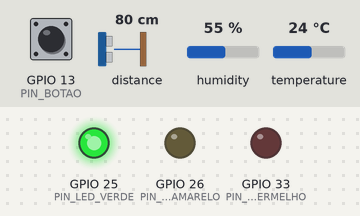
Recording of a sketch running on a simulated ESP32. Shown: output pins drawn as LEDs (lit = HIGH). The inputs (shaded band) are chosen by the test bench; at power-on: distance to the obstacle 80 cm, GPIO 13 (PIN_BOTAO) HIGH, humidity 55 %, temperature 24 °C. The echo pulse lasts 58.3 µs per cm; WiFi joins after 1.5 s; servers stay silent unless stated; the local clock reads 2024-03-15 10:24:30 at power-on unless the sketch sets it; random numbers use the default seed unless the sketch sets one; no MQTT or app messages arrive unless stated; what the sketch prints to the serial monitor is not drawn.

Above: at 6.3 s.
6.4 s: distance to the obstacle set to 82 cm
At 7.8 s:
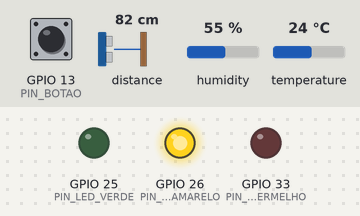
16.6 s: GPIO 13 (PIN_BOTAO) pulled LOW for 0.15 s
At 16.75 s:
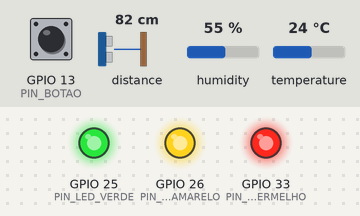
18.4 s: distance to the obstacle set to 86 cm
At 19.8 s:
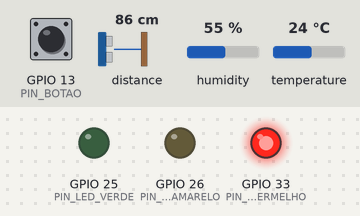
Timing chart, 0 to 21.4 s (numbered marks = the images above; inputs shaded):
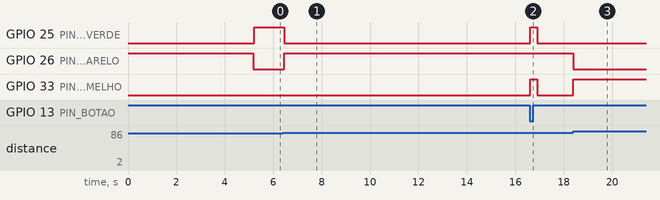

The sketch:

esp32_citizentech.ino
```cpp
/*
 * ============================================================================
 *  CitizenTech – Módulo IoT "Monitor de Pavimento"
 * ============================================================================
 *  ESP32 instalado em um veículo de serviço (ou maquete) que monitora a via:
 *
 *   - VL53L0X (ToF, I2C) ...... aponta para o solo; mede a distância e estima a
 *                               PROFUNDIDADE de buracos/irregularidades em
 *                               relação a uma altura de referência calibrada.
 *   - DHT22 ................... temperatura e umidade. Umidade alta indica pista
 *                               molhada/chuva: a infiltração de água acelera a
 *                               formação de buracos e aumenta o risco.
 *   - Trecho da via ........... GPS SIMULADO: o servidor informa o trecho
 *                               atual por comando MQTT (iot/definir_trecho.py).
 *   - Botão ................... reporte manual do motorista/agente ("passei
 *                               num buraco aqui").
 *   - LEDs .................... ação local: verde = ok, amarelo = atenção,
 *                               vermelho = buraco grave / trecho crítico.
 *
 *  Fluxo:  sensores -> ESP32 -> MQTT -> receptor (banco) -> Agente GenAI
 *  O ESP32 também ASSINA um tópico de comando, para receber alertas do
 *  back-end (ex.: "trecho crítico à frente") e o comando de recalibração.
 *
 *  Bibliotecas (Arduino IDE > Gerenciar Bibliotecas):
 *   - PubSubClient (Nick O'Leary)
 *   - VL53L0X (Pololu)
 *   - DHT sensor library (Adafruit) + Adafruit Unified Sensor
 * ============================================================================
 */
#include <WiFi.h>
#include <PubSubClient.h>
#include <Wire.h>
#include <VL53L0X.h>
#include <DHT.h>
#include <time.h>

// ======================= CONFIGURAÇÃO (edite aqui) ==========================
const char* WIFI_SSID    = "SUA_REDE";
const char* WIFI_SENHA   = "SUA_SENHA";
const char* MQTT_HOST    = "broker.hivemq.com";      // broker público de testes
const uint16_t MQTT_PORTA = 1883;
const char* TOPICO_BASE  = "fiap/citizentech/grupoX"; // MESMO valor do config.py
const char* DEVICE_ID    = "esp32-01";
const char* TRECHO_INICIAL = "SIM0001";               // trecho ao ligar

// ---- Pinos ----
#define PIN_DHT           4
#define PIN_BOTAO         13   // botão entre o pino e o GND (pull-up interno)
#define PIN_LED_VERDE     25
#define PIN_LED_AMARELO   26
#define PIN_LED_VERMELHO  33
// I2C (VL53L0X): SDA = 21, SCL = 22

// ---- Limiares (escala da maquete, em milímetros) ----
const int   LIMIAR_LEVE_MM    = 15;   // a partir daqui: irregularidade leve
const int   LIMIAR_GRAVE_MM   = 40;   // a partir daqui: buraco grave
const int   HISTERESE_MM      = 5;    // evita "piscar" na borda do limiar
const int   MIN_AMOSTRAS      = 2;    // leituras seguidas acima do limiar
const float UMIDADE_ALTA      = 85.0; // % – pista possivelmente molhada

const unsigned long INTERVALO_VL_MS      = 50;    // leitura do ToF (~20 Hz)
const unsigned long INTERVALO_LEITURA_MS = 5000;  // telemetria periódica
// ============================================================================

VL53L0X vl;
DHT dht(PIN_DHT, DHT22);
WiFiClient wifiClient;
PubSubClient mqtt(wifiClient);

char topicoLeitura[96], topicoEvento[96], topicoComando[96], topicoStatus[96];

bool  vlOk = false;
int   baselineMm = 0;          // altura do sensor até o solo plano
int   distanciaMm = -1;
int   profundidadeMm = 0;
float temperatura = NAN, umidade = NAN;
char  trechoAtual[24] = "";    // código do trecho atual (GPS simulado)

// Máquina de estados da detecção
bool  emIrregularidade = false;
int   amostrasAcima = 0;
int   profMaxMm = 0;
unsigned long ultimoEventoMs = 0;
char  ultimaSeveridade[8] = "ok";

unsigned long ultimoVlMs = 0, ultimaLeituraMs = 0, ultimaTentativaMqtt = 0;
unsigned long confirmacaoAteMs = 0, alertaRemotoAteMs = 0;
bool  botaoAnterior = HIGH;
unsigned long botaoMudouMs = 0;

// ----------------------------- utilitários ---------------------------------
void fmtFloat(char* out, size_t n, float v) {
  if (isnan(v)) snprintf(out, n, "null"); else snprintf(out, n, "%.1f", v);
}

void fmtTrecho(char* out, size_t n) {
  if (trechoAtual[0]) snprintf(out, n, "\"%s\"", trechoAtual);
  else snprintf(out, n, "null");
}

unsigned long agoraEpoch() {           // 0 se o NTP ainda não sincronizou
  time_t t = time(nullptr);
  return t > 1700000000 ? (unsigned long)t : 0;
}

void confirmar(unsigned long ms) {     // acende os 3 LEDs por um instante
  confirmacaoAteMs = millis() + ms;    // (confirma troca de trecho / botão)
}

bool pistaUmida() { return !isnan(umidade) && umidade >= UMIDADE_ALTA; }

const char* statusAtual() {
  if (ultimoEventoMs > 0 && millis() - ultimoEventoMs < 3000) return ultimaSeveridade;
  if (emIrregularidade) return profMaxMm >= LIMIAR_GRAVE_MM ? "grave" : "leve";
  return "ok";
}

// ----------------------------- publicação MQTT -----------------------------
void publicarEvento(const char* tipo, const char* severidade, int prof) {
  char t[12], u[12], tr[30], json[320];
  fmtFloat(t, sizeof t, temperatura);
  fmtFloat(u, sizeof u, umidade);
  fmtTrecho(tr, sizeof tr);
  snprintf(json, sizeof json,
    "{\"device\":\"%s\",\"tipo\":\"%s\",\"severidade\":\"%s\",\"trecho\":%s,"
    "\"prof_mm\":%d,\"temp_c\":%s,\"umid\":%s,\"ts\":%lu}",
    DEVICE_ID, tipo, severidade, tr, prof, t, u, agoraEpoch());
  bool ok = mqtt.connected() && mqtt.publish(topicoEvento, json);
  Serial.printf("[EVENTO%s] %s\n", ok ? "" : " NAO ENVIADO", json);
}

void publicarLeitura() {
  char t[12], u[12], tr[30], json[320];
  fmtFloat(t, sizeof t, temperatura);
  fmtFloat(u, sizeof u, umidade);
  fmtTrecho(tr, sizeof tr);
  snprintf(json, sizeof json,
    "{\"device\":\"%s\",\"trecho\":%s,\"dist_mm\":%d,\"prof_mm\":%d,"
    "\"temp_c\":%s,\"umid\":%s,\"pista_umida\":%s,\"status\":\"%s\",\"ts\":%lu}",
    DEVICE_ID, tr, distanciaMm, profundidadeMm, t, u,
    pistaUmida() ? "true" : "false", statusAtual(), agoraEpoch());
  bool ok = mqtt.connected() && mqtt.publish(topicoLeitura, json);
  Serial.printf("[LEITURA%s] %s\n", ok ? "" : " NAO ENVIADA", json);
}

// ----------------------------- sensores ------------------------------------
void calibrar() {
  if (!vlOk) return;
  Serial.println("Calibrando: mantenha o sensor sobre superficie PLANA...");
  long soma = 0; int n = 0;
  for (int i = 0; i < 30; i++) {
    uint16_t d = vl.readRangeSingleMillimeters();
    if (!vl.timeoutOccurred() && d > 0 && d < 2000) { soma += d; n++; }
    delay(20);
  }
  if (n >= 10) {
    baselineMm = soma / n;
    Serial.printf("Altura de referencia: %d mm\n", baselineMm);
    publicarEvento("calibracao", "info", baselineMm);
  } else {
    Serial.println("Calibracao falhou (leituras invalidas).");
  }
}

void processarProfundidade(int prof) {
  if (!emIrregularidade) {
    if (prof >= LIMIAR_LEVE_MM) {
      amostrasAcima++;
      profMaxMm = max(profMaxMm, prof);
      if (amostrasAcima >= MIN_AMOSTRAS) emIrregularidade = true;
    } else {
      amostrasAcima = 0;
      profMaxMm = 0;
    }
    return;
  }
  // Dentro de uma irregularidade: acompanha a profundidade máxima e,
  // quando o sensor volta ao nível normal, emite UM evento por passagem.
  profMaxMm = max(profMaxMm, prof);
  if (prof < LIMIAR_LEVE_MM - HISTERESE_MM) {
    const char* sev = profMaxMm >= LIMIAR_GRAVE_MM ? "grave" : "leve";
    strncpy(ultimaSeveridade, sev, sizeof ultimaSeveridade);
    ultimoEventoMs = millis();
    publicarEvento("buraco", sev, profMaxMm);
    emIrregularidade = false;
    amostrasAcima = 0;
    profMaxMm = 0;
  }
}

void lerDistancia() {
  uint16_t d = vl.readRangeSingleMillimeters();
  if (vl.timeoutOccurred() || d == 0 || d >= 2000) return;  // fora de alcance
  distanciaMm = d;
  profundidadeMm = max(0, (int)d - baselineMm);   // ressaltos (lombadas) = 0
  processarProfundidade(profundidadeMm);
}

void lerDht() {
  float t = dht.readTemperature();
  float h = dht.readHumidity();
  if (!isnan(t)) temperatura = t;   // mantém o último valor válido
  if (!isnan(h)) umidade = h;
}

// GPS simulado: o trecho atual chega por comando MQTT
void definirTrecho(const char* codigo, bool avisar) {
  if (!codigo[0] || strcmp(codigo, trechoAtual) == 0) return;
  strncpy(trechoAtual, codigo, sizeof trechoAtual - 1);
  trechoAtual[sizeof trechoAtual - 1] = '\0';
  Serial.printf("Trecho atual: %s\n", trechoAtual);
  if (avisar) {
    confirmar(300);
    publicarEvento("mudanca_trecho", "info", 0);
  }
}

void lerBotao() {
  bool leitura = digitalRead(PIN_BOTAO);
  if (leitura != botaoAnterior && millis() - botaoMudouMs > 50) {   // debounce
    botaoMudouMs = millis();
    botaoAnterior = leitura;
    if (leitura == LOW) {
      confirmar(300);
      publicarEvento("reporte_manual", "info", profundidadeMm);
    }
  }
}

void atualizarLeds() {
  if (millis() < confirmacaoAteMs) {    // confirmação: todos acesos
    digitalWrite(PIN_LED_VERMELHO, HIGH);
    digitalWrite(PIN_LED_AMARELO, HIGH);
    digitalWrite(PIN_LED_VERDE, HIGH);
    return;
  }
  const char* s = statusAtual();
  bool remoto = millis() < alertaRemotoAteMs;
  bool vermelho = strcmp(s, "grave") == 0 || (remoto && (millis() / 250) % 2 == 0);
  bool amarelo = !vermelho && !remoto && (strcmp(s, "leve") == 0 || pistaUmida());
  bool verde = !vermelho && !amarelo && !remoto;
  digitalWrite(PIN_LED_VERMELHO, vermelho);
  digitalWrite(PIN_LED_AMARELO, amarelo);
  digitalWrite(PIN_LED_VERDE, verde);
}

// ----------------------------- MQTT ----------------------------------------
// Extrai o valor texto de "chave" num JSON simples: {"chave": "valor", ...}
bool extrairCampo(const char* json, const char* chave, char* out, size_t n) {
  char padrao[24];
  snprintf(padrao, sizeof padrao, "\"%s\"", chave);
  const char* p = strstr(json, padrao);
  if (!p) return false;
  p = strchr(p + strlen(padrao), ':');
  if (!p) return false;
  p = strchr(p, '"');
  if (!p) return false;
  p++;
  size_t i = 0;
  while (*p && *p != '"' && i < n - 1) out[i++] = *p++;
  out[i] = '\0';
  return i > 0;
}

void aoReceberComando(char* topic, byte* payload, unsigned int len) {
  char msg[200], acao[16], valor[24];
  if (len >= sizeof msg) len = sizeof msg - 1;
  memcpy(msg, payload, len);
  msg[len] = '\0';
  Serial.printf("[COMANDO] %s\n", msg);
  if (!extrairCampo(msg, "acao", acao, sizeof acao)) return;

  if (strcmp(acao, "trecho") == 0) {             // {"acao":"trecho","codigo":"SIM0002"}
    if (extrairCampo(msg, "codigo", valor, sizeof valor)) definirTrecho(valor, true);
  } else if (strcmp(acao, "calibrar") == 0) {
    calibrar();
  } else if (strcmp(acao, "alerta") == 0) {      // ex.: trecho crítico à frente
    alertaRemotoAteMs = millis() + 5000;
    publicarEvento("alerta_recebido", "info", 0);
  } else if (strcmp(acao, "ping") == 0) {
    publicarEvento("online", "info", 0);
  }
}

void conectarMqtt() {
  if (mqtt.connected() || WiFi.status() != WL_CONNECTED) return;
  if (millis() - ultimaTentativaMqtt < 3000) return;
  ultimaTentativaMqtt = millis();
  char id[40];
  snprintf(id, sizeof id, "%s-%04X", DEVICE_ID, (unsigned)(esp_random() & 0xFFFF));
  // Last Will: se o ESP32 cair, o broker publica "offline" no tópico de status
  if (mqtt.connect(id, topicoStatus, 1, true, "offline")) {
    mqtt.publish(topicoStatus, "online", true);
    mqtt.subscribe(topicoComando);
    Serial.println("MQTT conectado.");
  } else {
    Serial.printf("MQTT falhou (rc=%d), tentando de novo...\n", mqtt.state());
  }
}

// ----------------------------- setup / loop --------------------------------
void setup() {
  Serial.begin(115200);
  pinMode(PIN_BOTAO, INPUT_PULLUP);
  pinMode(PIN_LED_VERDE, OUTPUT);
  pinMode(PIN_LED_AMARELO, OUTPUT);
  pinMode(PIN_LED_VERMELHO, OUTPUT);
  digitalWrite(PIN_LED_AMARELO, HIGH);   // amarelo fixo = inicializando

  Wire.begin(21, 22);
  vl.setTimeout(500);
  vlOk = vl.init();
  if (!vlOk) Serial.println("ERRO: VL53L0X nao encontrado (verifique SDA/SCL).");

  dht.begin();
  definirTrecho(TRECHO_INICIAL, false);

  snprintf(topicoLeitura, sizeof topicoLeitura, "%s/%s/leitura", TOPICO_BASE, DEVICE_ID);
  snprintf(topicoEvento,  sizeof topicoEvento,  "%s/%s/evento",  TOPICO_BASE, DEVICE_ID);
  snprintf(topicoComando, sizeof topicoComando, "%s/%s/comando", TOPICO_BASE, DEVICE_ID);
  snprintf(topicoStatus,  sizeof topicoStatus,  "%s/%s/status",  TOPICO_BASE, DEVICE_ID);

  WiFi.mode(WIFI_STA);
  WiFi.begin(WIFI_SSID, WIFI_SENHA);
  Serial.print("Conectando ao Wi-Fi");
  for (int i = 0; i < 30 && WiFi.status() != WL_CONNECTED; i++) { delay(500); Serial.print("."); }
  Serial.println(WiFi.status() == WL_CONNECTED ? " ok" : " FALHOU (seguindo offline)");

  configTime(-3 * 3600, 0, "pool.ntp.org", "time.google.com");   // horário de Brasília

  mqtt.setServer(MQTT_HOST, MQTT_PORTA);
  mqtt.setCallback(aoReceberComando);
  mqtt.setBufferSize(512);              // o padrão (256 B) é pequeno para o JSON
  for (int i = 0; i < 5 && !mqtt.connected(); i++) {
    ultimaTentativaMqtt = 0;
    conectarMqtt();
    if (!mqtt.connected()) delay(1000);
  }

  calibrar();
  lerDht();
  digitalWrite(PIN_LED_AMARELO, LOW);
}

void loop() {
  conectarMqtt();
  mqtt.loop();

  unsigned long agora = millis();
  if (vlOk && baselineMm > 0 && agora - ultimoVlMs >= INTERVALO_VL_MS) {
    ultimoVlMs = agora;
    lerDistancia();
  }
  lerBotao();

  if (agora - ultimaLeituraMs >= INTERVALO_LEITURA_MS) {
    ultimaLeituraMs = agora;
    lerDht();
    publicarLeitura();
  }

  atualizarLeds();
}
```

Measured:
- the behaviour switches between 81 and 82 cm on distance to the obstacle (found by bisection; images 0 and 1)
- the behaviour switches between 83 and 84 cm on distance to the obstacle (found by bisection; images 2 and 3)
- after the input at 6.4 s, GPIO 25 (PIN_LED_VERDE): HIGH → LOW after 0.05 s; GPIO 26 (PIN_LED_AMARELO): LOW → HIGH after 0.05 s
- after the input at 16.6 s, GPIO 25 (PIN_LED_VERDE), GPIO 33 (PIN_LED_VERMELHO): LOW → HIGH at once, → LOW 0.29 s later
- after the input at 18.4 s, GPIO 26 (PIN_LED_AMARELO): HIGH → LOW at once; GPIO 33 (PIN_LED_VERMELHO): LOW → HIGH at once
